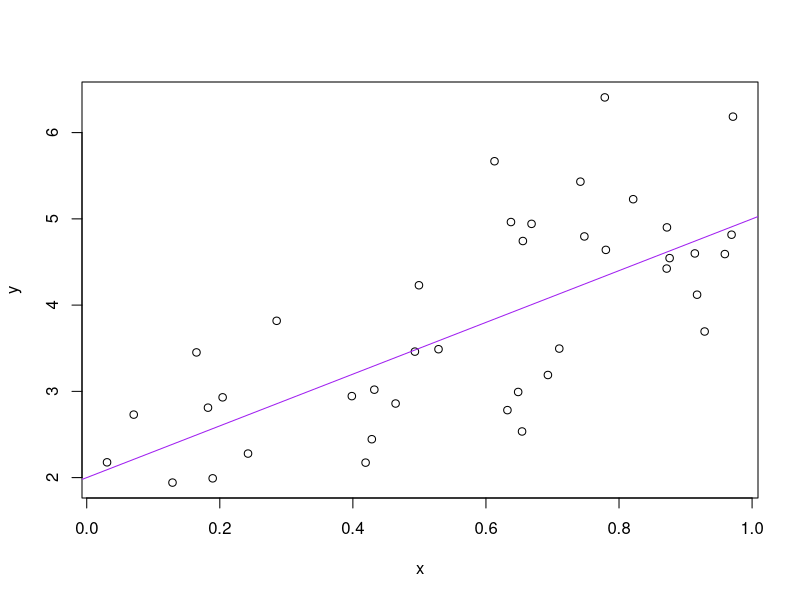

Write R code to recreate this figure.
a <- 2
b <- 3
sigSq <- 0.5
x <- runif(40)
y <- a + b * x + rnorm(40, sd = sqrt(sigSq))
(avgX <- mean(x))
write(avgX, "avgX.txt")
write(avgX, "avgX.txt")
plot(x, y)
abline(a, b, col = "purple")
dev.print(pdf, "toulinePlot.pdf")
